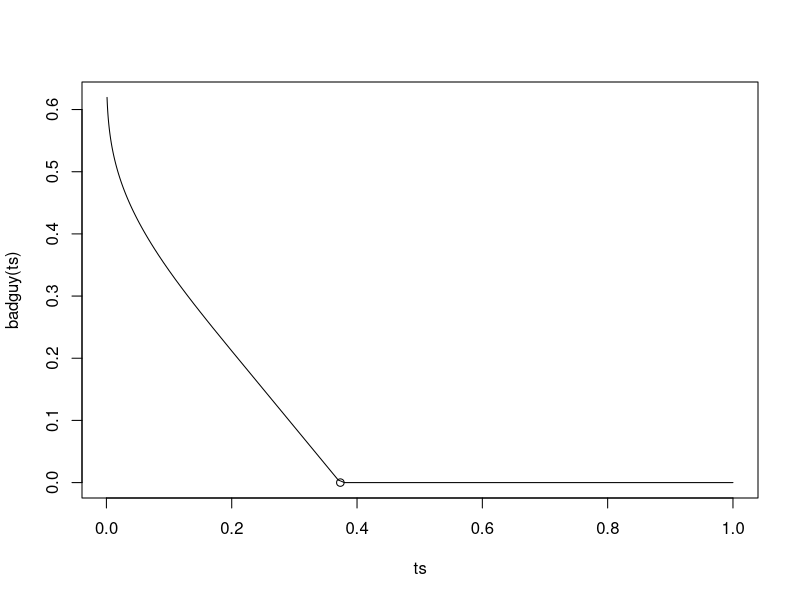
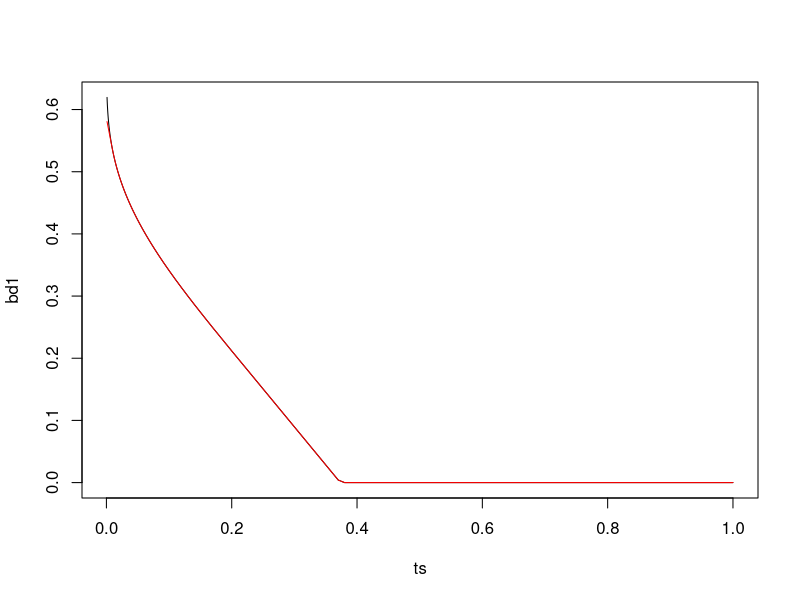
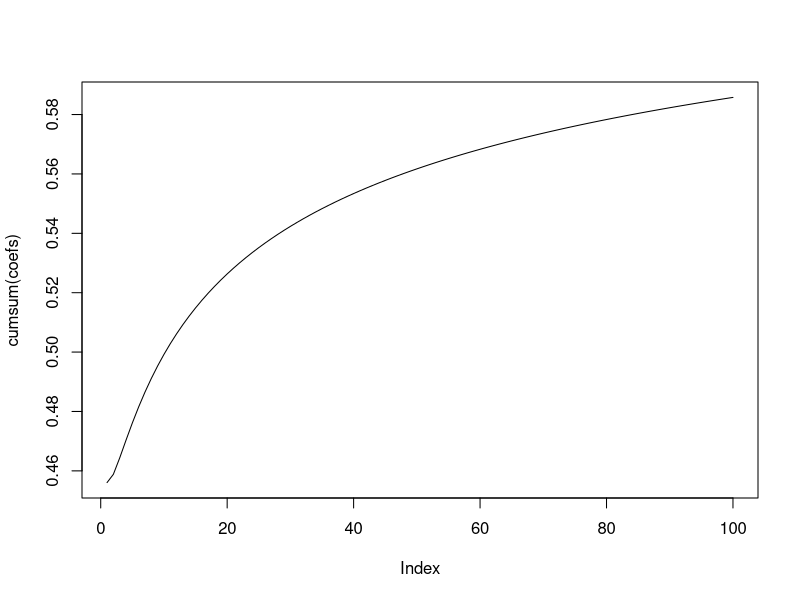
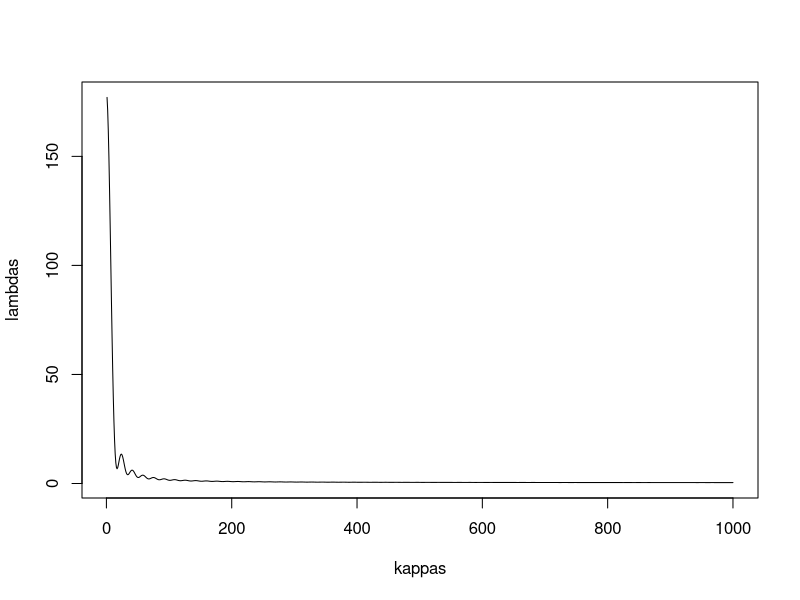

Generate these figures, in order, with R: (Note: this script raises an error after producing the figures.)
# non continuous GP

badguy = function(ts) {
    ans = 0*ts
    ans[ts==0] = 1
    ts = abs(ts)
    ans[ts > 1/5] = 1-20*(1/sqrt(log(4)) - 1/sqrt(log(5)))*(ts[ts > 1/5]-1/5)-1/sqrt(log(5))
    M = floor(max(1/ts[ts != 0]))+1
    if (M > 4) {
        for (i in 4:M) {
            filt = ts > 1/(i+1) & ts <= 1/i
            tinterp = i*(i+1)*(ts[filt]-1/(i+1))
            ans[filt] = 1- (1/sqrt(log(i+1))*(1-tinterp) + 1/sqrt(log(i))*tinterp)
        }
    }
    ans[ans < 0] = 0
    return(ans)
}

maxt = (1/sqrt(log(5)) - 1)/(-20*(1/sqrt(log(4))-1/sqrt(log(5)))) + 1/5
ts = c(seq(1,.1,-.01),1/(10:1000))
plot(ts,badguy(ts),type='l')
points(maxt,0)

# build the representation

kerf= function(ts,kappa) {
    ans = 1-kappa*abs(ts)
    ans[ans < 0] = 0
    return (ans)
}

kerfs = function(ts, kappas, coefs) {
    ans = 0*ts
    for (ii in 1:length(kappas)) {
        ans = ans + coefs[ii]*kerf(ts,kappas[ii])
    }
    return(ans)
}

# fourier transform
ft= function(ts, y, kappas) {
    ans = 0*kappas
    for (ii in 1:length(kappas)) {
        ans[ii] = sum(cos(kappas[ii]*ts) * y)
    }
    return(ans)
}


bd1 = badguy(ts)
a0 = (1-(1/sqrt(log(5))))/(1-1/(maxt*5))
nits = 100
coefs = numeric(nits)
coefs[1] = a0
kknots=  1/(3+(1:nits))
kknots[1] = maxt
ii=1
for (ii in 2:nits) {
    #plot(ts,bd1,type='l')
    #lines(ts,kerfs(ts,1/kknots[1:ii],coefs[1:ii]),col='red')
    #ii=ii+1    
    nn = ii+4
    val = kerfs(1/nn,1/kknots[1:(ii-1)],coefs[1:(ii-1)])
    ygap = (1-1/sqrt(log(nn))) - val
    anew = ygap/kerf(1/nn,1/kknots[ii])
    coefs[ii]=anew
    #kerfs(1/nn,1/kknots[1:ii],coefs[1:ii])
    #1-1/sqrt(log(nn))
}

bd2 = kerfs(ts,1/kknots,coefs)
plot(ts,bd1,type='l')
lines(ts,bd2,col='red')

plot(cumsum(coefs),type='l')

# fourier transform

ts = (-1e4:1e4)/1e3
bd = badguy(ts)
kappas = 1:1000
lambdas = ft(ts,bd,kappas)
plot(kappas,lambdas,type='l')
min(ks)
nlam = length(lambdas)
c0 = bd

a = t(t(ts)) %x% t(rep(0:nlam))
mat = cbind(cos(a),sin(a))
mat = t(t(mat)*rep(c(sqrt(mean(c0)),sqrt(lambdas)),2))
nrep = 10
z = matrix(rnorm(2*nrep*(nlam+1)),2*(nlam+1),nrep)
fs = mat %*% z
dim(fs)
temp = fs[1:2,] %*% t(fs)/nrep
plot(ts,temp[1,],type='l'); lines(ts,c0,col='red')
matplot(ts[1:1000],fs[1:1000,1:2],type='l')
